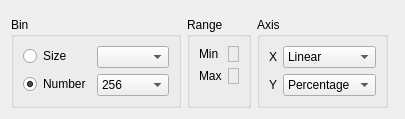
<?xml version="1.0" encoding="UTF-8"?>
<ui version="4.0">
 <class>KEPageHistogram</class>
 <widget class="QWidget" name="KEPageHistogram">
  <property name="geometry">
   <rect>
    <x>0</x>
    <y>0</y>
    <width>400</width>
    <height>113</height>
   </rect>
  </property>
  <layout class="QGridLayout" name="gridLayout">
   <item row="0" column="0" colspan="4">
    <widget class="CXDrawHistogram" name="m_pFrameHistogram">
     <property name="sizePolicy">
      <sizepolicy hsizetype="Preferred" vsizetype="Expanding">
       <horstretch>0</horstretch>
       <verstretch>0</verstretch>
      </sizepolicy>
     </property>
     <property name="frameShape">
      <enum>QFrame::StyledPanel</enum>
     </property>
     <property name="frameShadow">
      <enum>QFrame::Raised</enum>
     </property>
    </widget>
   </item>
   <item row="1" column="0">
    <widget class="QGroupBox" name="pGbxBin">
     <property name="title">
      <string>Bin</string>
     </property>
     <layout class="QFormLayout" name="formLayout">
      <item row="0" column="0">
       <widget class="QRadioButton" name="m_pRdoBinSize">
        <property name="sizePolicy">
         <sizepolicy hsizetype="Fixed" vsizetype="Fixed">
          <horstretch>0</horstretch>
          <verstretch>0</verstretch>
         </sizepolicy>
        </property>
        <property name="text">
         <string>Size</string>
        </property>
        <property name="checked">
         <bool>false</bool>
        </property>
       </widget>
      </item>
      <item row="0" column="1">
       <widget class="QComboBox" name="m_pCbbBinSize">
        <property name="sizePolicy">
         <sizepolicy hsizetype="Minimum" vsizetype="Fixed">
          <horstretch>0</horstretch>
          <verstretch>0</verstretch>
         </sizepolicy>
        </property>
       </widget>
      </item>
      <item row="1" column="0">
       <widget class="QRadioButton" name="m_pRdoBinNum">
        <property name="sizePolicy">
         <sizepolicy hsizetype="Fixed" vsizetype="Fixed">
          <horstretch>0</horstretch>
          <verstretch>0</verstretch>
         </sizepolicy>
        </property>
        <property name="text">
         <string>Number</string>
        </property>
        <property name="checked">
         <bool>true</bool>
        </property>
       </widget>
      </item>
      <item row="1" column="1">
       <widget class="QComboBox" name="m_pCbbBinNum">
        <property name="sizePolicy">
         <sizepolicy hsizetype="Minimum" vsizetype="Fixed">
          <horstretch>0</horstretch>
          <verstretch>0</verstretch>
         </sizepolicy>
        </property>
        <item>
         <property name="text">
          <string>256</string>
         </property>
        </item>
        <item>
         <property name="text">
          <string>128</string>
         </property>
        </item>
        <item>
         <property name="text">
          <string>64</string>
         </property>
        </item>
        <item>
         <property name="text">
          <string>32</string>
         </property>
        </item>
        <item>
         <property name="text">
          <string>16</string>
         </property>
        </item>
        <item>
         <property name="text">
          <string>8</string>
         </property>
        </item>
        <item>
         <property name="text">
          <string>4</string>
         </property>
        </item>
        <item>
         <property name="text">
          <string>2</string>
         </property>
        </item>
       </widget>
      </item>
     </layout>
    </widget>
   </item>
   <item row="1" column="1">
    <widget class="QGroupBox" name="pGbxRange">
     <property name="title">
      <string>Range</string>
     </property>
     <layout class="QFormLayout" name="formLayout_2">
      <item row="0" column="0">
       <widget class="QLabel" name="pLblMin">
        <property name="text">
         <string>Min</string>
        </property>
       </widget>
      </item>
      <item row="0" column="1">
       <widget class="QLabel" name="m_pLblMin">
        <property name="sizePolicy">
         <sizepolicy hsizetype="Minimum" vsizetype="Fixed">
          <horstretch>0</horstretch>
          <verstretch>0</verstretch>
         </sizepolicy>
        </property>
        <property name="frameShape">
         <enum>QFrame::StyledPanel</enum>
        </property>
        <property name="text">
         <string/>
        </property>
       </widget>
      </item>
      <item row="1" column="0">
       <widget class="QLabel" name="pLblMax">
        <property name="text">
         <string>Max</string>
        </property>
       </widget>
      </item>
      <item row="1" column="1">
       <widget class="QLabel" name="m_pLblMax">
        <property name="sizePolicy">
         <sizepolicy hsizetype="Minimum" vsizetype="Fixed">
          <horstretch>0</horstretch>
          <verstretch>0</verstretch>
         </sizepolicy>
        </property>
        <property name="frameShape">
         <enum>QFrame::StyledPanel</enum>
        </property>
        <property name="text">
         <string/>
        </property>
       </widget>
      </item>
     </layout>
    </widget>
   </item>
   <item row="1" column="2">
    <widget class="QGroupBox" name="pGbxAxis">
     <property name="title">
      <string>Axis</string>
     </property>
     <layout class="QFormLayout" name="formLayout_3">
      <item row="0" column="0">
       <widget class="QLabel" name="lblAxisX">
        <property name="sizePolicy">
         <sizepolicy hsizetype="Fixed" vsizetype="Preferred">
          <horstretch>0</horstretch>
          <verstretch>0</verstretch>
         </sizepolicy>
        </property>
        <property name="text">
         <string>X</string>
        </property>
       </widget>
      </item>
      <item row="0" column="1">
       <widget class="QComboBox" name="m_pCbbAxisX">
        <property name="sizePolicy">
         <sizepolicy hsizetype="Minimum" vsizetype="Fixed">
          <horstretch>0</horstretch>
          <verstretch>0</verstretch>
         </sizepolicy>
        </property>
        <item>
         <property name="text">
          <string>Linear</string>
         </property>
        </item>
       </widget>
      </item>
      <item row="1" column="0">
       <widget class="QLabel" name="lblAxisY">
        <property name="sizePolicy">
         <sizepolicy hsizetype="Fixed" vsizetype="Preferred">
          <horstretch>0</horstretch>
          <verstretch>0</verstretch>
         </sizepolicy>
        </property>
        <property name="text">
         <string>Y</string>
        </property>
       </widget>
      </item>
      <item row="1" column="1">
       <widget class="QComboBox" name="m_pCbbAxisY">
        <property name="sizePolicy">
         <sizepolicy hsizetype="Minimum" vsizetype="Fixed">
          <horstretch>0</horstretch>
          <verstretch>0</verstretch>
         </sizepolicy>
        </property>
        <item>
         <property name="text">
          <string>Percentage</string>
         </property>
        </item>
        <item>
         <property name="text">
          <string>Number</string>
         </property>
        </item>
       </widget>
      </item>
     </layout>
    </widget>
   </item>
   <item row="1" column="3">
    <spacer name="horizontalSpacer">
     <property name="orientation">
      <enum>Qt::Horizontal</enum>
     </property>
     <property name="sizeHint" stdset="0">
      <size>
       <width>40</width>
       <height>20</height>
      </size>
     </property>
    </spacer>
   </item>
  </layout>
 </widget>
 <customwidgets>
  <customwidget>
   <class>CXDrawHistogram</class>
   <extends>QFrame</extends>
   <header location="global">xdrawhistogram.h</header>
   <container>1</container>
  </customwidget>
 </customwidgets>
 <resources/>
 <connections>
  <connection>
   <sender>m_pRdoBinSize</sender>
   <signal>toggled(bool)</signal>
   <receiver>m_pCbbBinSize</receiver>
   <slot>setEnabled(bool)</slot>
   <hints>
    <hint type="sourcelabel">
     <x>25</x>
     <y>39</y>
    </hint>
    <hint type="destinationlabel">
     <x>80</x>
     <y>36</y>
    </hint>
   </hints>
  </connection>
  <connection>
   <sender>m_pRdoBinNum</sender>
   <signal>toggled(bool)</signal>
   <receiver>m_pCbbBinNum</receiver>
   <slot>setEnabled(bool)</slot>
   <hints>
    <hint type="sourcelabel">
     <x>171</x>
     <y>35</y>
    </hint>
    <hint type="destinationlabel">
     <x>224</x>
     <y>35</y>
    </hint>
   </hints>
  </connection>
 </connections>
</ui>
